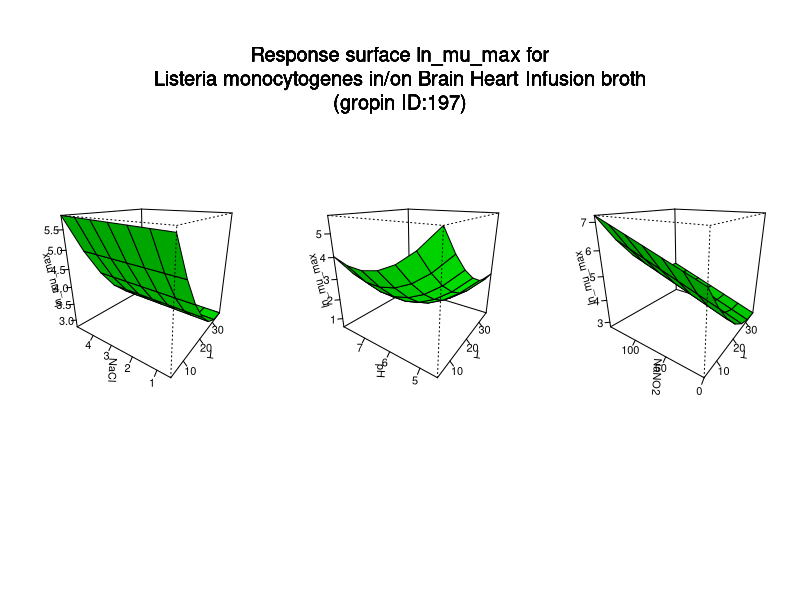

Recreate this plot in R.
#############################
# start of Parameter script
#############################
T <- seq(4.004,36.963036963037,length.out=7)
NaCl <- seq(0.5005,4.995004995005,length.out=7)
pH <- seq(4.5045,7.99200799200799,length.out=7)
NaNO2 <- seq(0,149.85014985015,length.out=7)
#############################
# end of Parameter script
#############################
############################# 
# start of Model script Gropin ID 197 
#############################
 
# constant coefficients for this model
 
variables <- data.frame(T,NaCl,pH,NaNO2)
argumentsPar <- unique.data.frame(expand.grid(variables))
 
# heart of the model
response_surface <- function(T,NaCl,pH,NaNO2) {
   mumax <-19.8265-(0.2028*T)+(0.0314*NaCl)-(4.3495*pH)+(0.0245*NaNO2)+(0.0000706*T*NaCl)-(0.0032*T*pH)+(0.0000162*T*NaNO2)-(0.00181*NaCl*pH)-(0.00000265*NaCl*NaNO2)-(0.00321*pH*NaNO2)+(0.00312*(T^2))+(0.0000258*(NaCl^2))+(0.3105*(pH^2))-(0.00000048*(NaNO2^2))

	return(mumax=mumax)
} 

# output parameters
responseSurface <- cbind(argumentsPar,response_surface(argumentsPar['T'],argumentsPar['NaCl'],argumentsPar['pH'],argumentsPar['NaNO2']))
colnames(responseSurface) <- c(colnames(argumentsPar),'lnmumax')
#############################
# End of Model script
#############################
############################# 
# start of Visualisation script Gropin ID 197 
#############################
titleText <-'Response surface ln_mu_max for
Listeria monocytogenes in/on Brain Heart Infusion broth
(gropin ID:197)'
argPar1 <- unique.data.frame(expand.grid(T,NaCl))
argPar2 <- unique.data.frame(expand.grid(T,pH))
argPar3 <- unique.data.frame(expand.grid(T,NaNO2))
z1 <- matrix(unlist(response_surface(T = argPar1[1],NaCl = argPar1[2],pH = pH[1],NaNO2 = NaNO2[1])),nrow=7)
z2 <- matrix(unlist(response_surface(T = argPar2[1],pH = argPar2[2],NaCl = NaCl[1],NaNO2 = NaNO2[1])),nrow=7)
z3 <- matrix(unlist(response_surface(T = argPar3[1],NaNO2 = argPar3[2],NaCl = NaCl[1],pH = pH[1])),nrow=7)
# adding precaution if response surface is zero
myZLim1 <- range(z1)
if(myZLim1[1] == myZLim1[2]) myZLim1[2] <- myZLim1[2]+1
myZLim2 <- range(z2)
if(myZLim2[1] == myZLim2[2]) myZLim2[2] <- myZLim2[2]+1
myZLim3 <- range(z3)
if(myZLim3[1] == myZLim3[2]) myZLim3[2] <- myZLim3[2]+1
if(length(T)>1 & length(NaCl)>1 & length(pH)>1 & length(NaNO2)>1) {
	par(mfrow = c(1,3))
	persp(T,NaCl,z1,col = 'green',xlab='T',ylab='NaCl',zlab='ln_mu_max',zlim=myZLim1,theta=305,phi=20,shade=0.25,ticktype = 'detailed')
	persp(T,pH,z2,col = 'green',xlab='T',ylab='pH',zlab='ln_mu_max',zlim=myZLim2,theta=305,phi=20,shade=0.25,ticktype = 'detailed')
	persp(T,NaNO2,z3,col = 'green',xlab='T',ylab='NaNO2',zlab='ln_mu_max',zlim=myZLim3,theta=305,phi=20,shade=0.25,ticktype = 'detailed')
	mtext(titleText,outer=T,  cex=1.2, line=-8.5, side=3)
} else {
		myPars <- unique.data.frame(expand.grid(T,NaCl,pH,NaNO2))
		myZ <-matrix(unlist(response_surface(myPars[,1],myPars[,2],myPars[,3],myPars[,4])),nrow=7)
		myZLim <- range(myZ)
if(myZLim[1] == myZLim[2]) myZLim[2] <- myZLim[2]+1
	if(length(pH)==1 & length(NaNO2)==1) {
		persp(T,NaCl,myZ,col = 'green',xlab='T',ylab='NaCl',zlab='ln_mu_max',main=titleText,sub=paste('other variable: pH =',round(pH,digits = 2), 'NaNO2 =',round(NaNO2,digits = 2)),zlim=myZLim,theta=305,phi=20,shade=0.25,ticktype = 'detailed')
	}
	if(length(NaCl)==1 & length(NaNO2)==1) {
		persp(T,pH,myZ,col = 'green',xlab='T',ylab='pH',zlab='ln_mu_max',main=titleText,sub=paste('other variable: NaCl =',round(NaCl,digits = 2), 'NaNO2 =',round(NaNO2,digits = 2)),zlim=myZLim,theta=305,phi=20,shade=0.25,ticktype = 'detailed')
	}
	if(length(NaCl)==1 & length(pH)==1) {
		persp(T,NaNO2,myZ,col = 'green',xlab='T',ylab='NaNO2',zlab='ln_mu_max',main=titleText,sub=paste('other variable: NaCl =',round(NaCl,digits = 2), 'pH =',round(pH,digits = 2)),zlim=myZLim,theta=305,phi=20,shade=0.25,ticktype = 'detailed')
	}
	if(length(T)==1 & length(NaNO2)==1) {
		persp(NaCl,pH,myZ,col = 'green',xlab='NaCl',ylab='pH',zlab='ln_mu_max',main=titleText,sub=paste('other variable: T =',round(T,digits = 2), 'NaNO2 =',round(NaNO2,digits = 2)),zlim=myZLim,theta=305,phi=20,shade=0.25,ticktype = 'detailed')
	}
	if(length(T)==1 & length(pH)==1) {
		persp(NaCl,NaNO2,myZ,col = 'green',xlab='NaCl',ylab='NaNO2',zlab='ln_mu_max',main=titleText,sub=paste('other variable: T =',round(T,digits = 2), 'pH =',round(pH,digits = 2)),zlim=myZLim,theta=305,phi=20,shade=0.25,ticktype = 'detailed')
	}
	if(length(T)==1 & length(NaCl)==1) {
		persp(pH,NaNO2,myZ,col = 'green',xlab='pH',ylab='NaNO2',zlab='ln_mu_max',main=titleText,sub=paste('other variable: T =',round(T,digits = 2), 'NaCl =',round(NaCl,digits = 2)),zlim=myZLim,theta=305,phi=20,shade=0.25,ticktype = 'detailed')
	}
}
#############################
# End of Visualisation script
#############################
